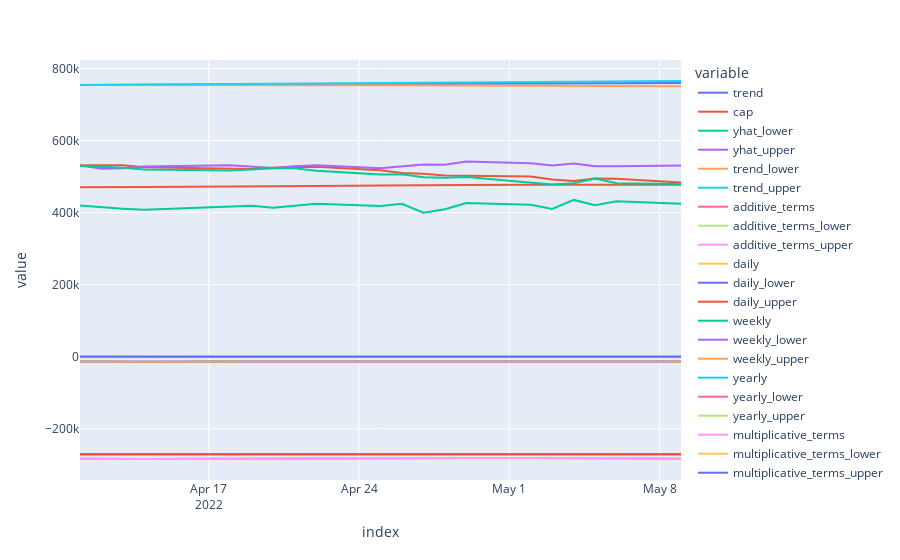

Notebook code for this chart:
### Code cell
fig = px.line(result, y=result.columns[0:len(result.columns)], x=result.index)
fig.show()
